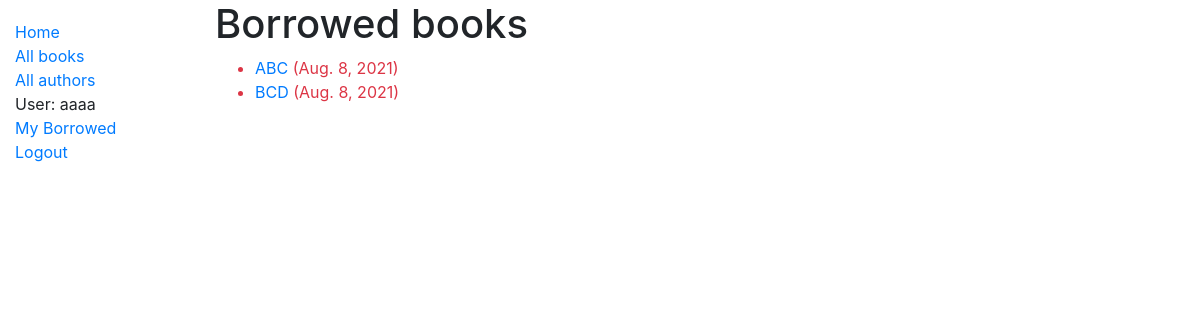
Screenshot of /catalog/mybooks/ (signed in) with the database file from the repository.
### catalog/models.py (models this page shows, shortened)
class BookInstance(models.Model):
    id = models.UUIDField(primary_key=True, default=uuid.uuid4,
         help_text='Unique ID for this particular book across whole library')
    book = models.ForeignKey('Book', on_delete=models.PROTECT, null =True)
    imprint = models.CharField(max_length=200)
    due_back = models.DateField(null=True, blank=True)
    borrower = models.ForeignKey(User, on_delete=models.SET_NULL, null=True, blank=True)
    LOAN_STATUS = (
        ('m', 'Maintenance'),
        ('o', 'On loan'),
        ('a', 'Available'),
        ('r', 'Reserved'),
    )
    status = models.CharField(
        max_length=1,
        choices=LOAN_STATUS,
        blank=True,
        default='m',
        help_text='Book availability',
    )
    class Meta:
        ordering = ['due_back']
        permissions = (("can_mark_returned", "Set book as returned"),)
    @property
    def is_overdue(self):
        return self.due_back and date.today() > self.due_back

class Book(models.Model):
    title = models.CharField(max_length=200)
    author = models.ForeignKey('Author', on_delete=models.SET_NULL, null=True)
    summary = models.TextField(max_length=1000, help_text='Enter a brief description of the book')
    isbn = models.CharField('ISBN', max_length=13, unique=True,
        help_text='13 Character <a href="https://www.isbn-international.org/content/what-isbn">\
            ISBN number</a>')
    genre = models.ManyToManyField(Genre, help_text='Select a genre for this book')
    def display_genre(self):
        """Create a string for the Genre. This is required to display genre in Admin."""
        return ', '.join(genre.name for genre in self.genre.all()[:3])
    display_genre.short_description = 'Genre'

### catalog/views.py (the view)
# urls.py: path('mybooks/', views.LoanedBooksByUserListView.as_view(), name='my-borrowed'),
class LoanedBooksByUserListView(LoginRequiredMixin, generic.ListView):
    model = BookInstance
    template_name ='catalog/bookinstance_list_borrowed_user.html'
    paginate_by = 10
    def get_queryset(self):
        return BookInstance.objects.filter(borrower=self.request.user, status__exact='o').order_by('due_back')

### catalog/templates/catalog/bookinstance_list_borrowed_user.html
{% extends "base_generic.html" %}
{% load i18n %}
{% block content %}
    <h1>{% trans "Borrowed books" %}</h1>
    {% if bookinstance_list %}
        <ul>
        {% for bookinst in bookinstance_list %}
            <li class="{% if bookinst.is_overdue %}text-danger{% endif %}">
                <a href="{% url 'book-detail' bookinst.book.pk %}">{{bookinst.book.title}}</a> ({{ bookinst.due_back }})
            </li>
        {% endfor %}
        </ul>
    {% else %}
        <p>{% trans "There are no books borrowed." %}</p>
    {% endif %}
{% endblock %}

### catalog/templates/base_generic.html (shortened to what this page needs)
{% load i18n %}
<!DOCTYPE html>
<html lang="en">
<head>
    <link rel="stylesheet" href="https://cdn.jsdelivr.net/npm/bootstrap@4.5.3/dist/css/bootstrap.min.css">
    {% load static %}
    <link rel="stylesheet" href="{% static 'css/styles.css' %}">
</head>
<body>
    <div class="container-fluid">
        <div class="row">
            <div class="col-sm-2">
                {% block sidebar %}
                <ul class="sidebar-nav">
                    <li><a href="{% url 'index' %}">{% trans "Home" %}</a></li>
                    <li><a href="{% url 'books' %}">{% trans "All books" %}</a></li>
                    <li><a href="{% url 'authors' %}">{% trans "All authors" %}</a></li>
                    {% if user.is_authenticated %}
                        <li>User: {{ user.get_username }}</li>
                        <li><a href="{% url 'my-borrowed' %}">My Borrowed</a></li>
                        <li><a href="{% url 'logout'%}?next={{request.path}}">Logout</a></li>
                    {% else %}
                        <li><a href="{% url 'login'%}?next={{request.path}}">Login</a></li>
                    {% endif %}
                </ul>
                {% endblock %}
            </div>
            <div class="col-sm-10 ">{% block content %}{% endblock %}</div>
        </div>
    </div>
</body>
</html>

### catalog/static/css/styles.css (style rules this page uses)
.sidebar-nav { margin-top: 20px; padding: 0; list-style: none; }

### rows the page displays
BookInstance: book "ABC", due_back "Aug. 8, 2021"
BookInstance: book "BCD", due_back "Aug. 8, 2021"

### other values shown
{{ user.get_username }} "aaaa"
